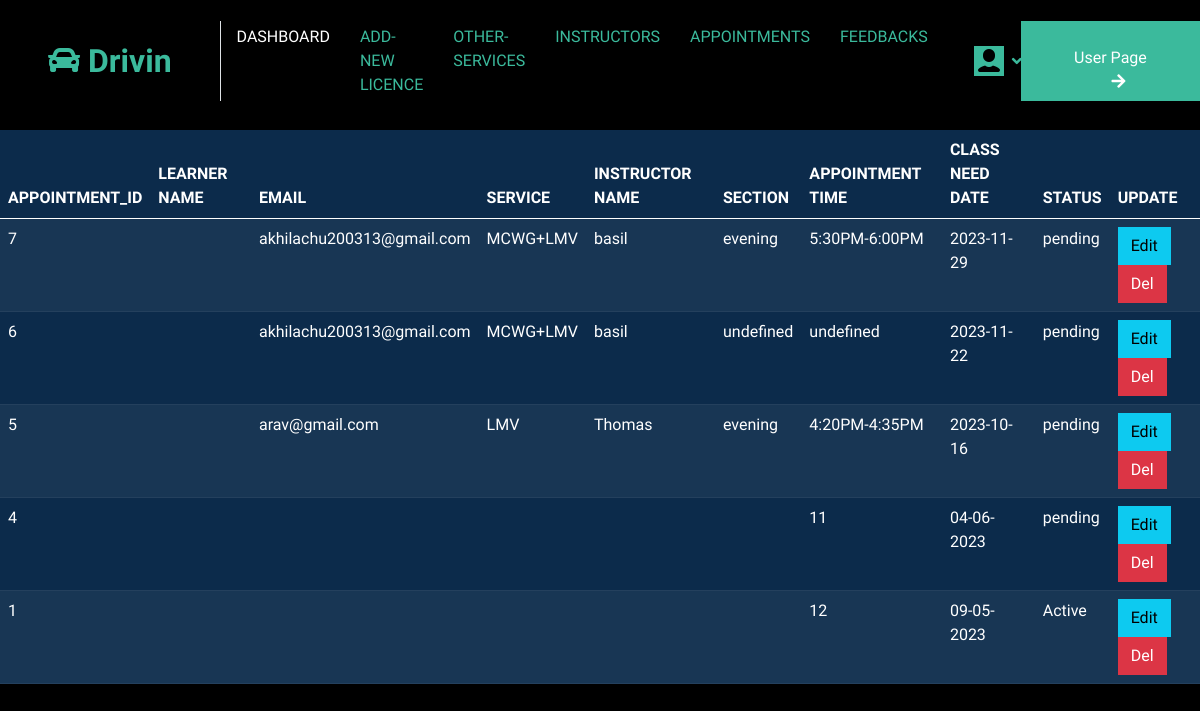
Before: /user-appointments.php (signed in) with the older database file.
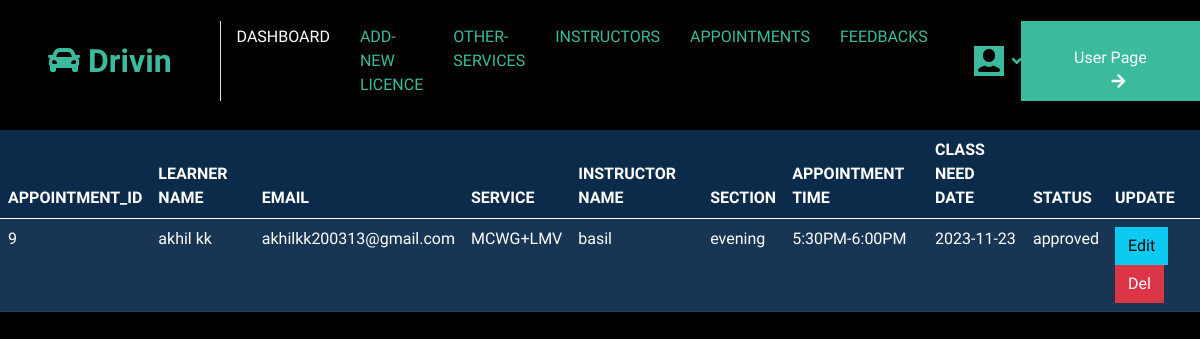
After: the same page with the newer database file.
### tables this page shows
CREATE TABLE `tbl_appointments` (
  `appointment_id` int(11) NOT NULL,
  `learner_id` int(11) NOT NULL,
  `user_email` varchar(255) NOT NULL,
  `service_id` int(11) NOT NULL,
  `instructor_id` varchar(255) NOT NULL,
  `section` varchar(30) NOT NULL,
  `appointment_time` varchar(255) NOT NULL,
  `status` varchar(20) NOT NULL,
  `classneed_date` varchar(255) NOT NULL,
  `created_at` timestamp NOT NULL DEFAULT current_timestamp()
);

CREATE TABLE `tbl_package` (
  `package_id` int(11) NOT NULL,
  `package_name` varchar(255) NOT NULL,
  `package_price` int(11) NOT NULL
);

CREATE TABLE `tbl_instructors` (
  `instructor_id` int(11) NOT NULL,
  `instructor_name` varchar(255) NOT NULL,
  `instructor_image` varchar(255) NOT NULL,
  `status` varchar(20) NOT NULL,
  `instructor_created_at` datetime NOT NULL
);

CREATE TABLE `tbl_learners_details` (
  `user_id` int(11) NOT NULL,
  `learner_id` int(11) NOT NULL,
  `full_name` varchar(255) DEFAULT NULL,
  `dob` date DEFAULT NULL,
  `phone_number` varchar(20) DEFAULT NULL,
  `blood_group` varchar(5) DEFAULT NULL,
  `photo` varchar(500) DEFAULT NULL,
  `birth_proof` varchar(255) DEFAULT NULL,
  `aadhaar_card` varchar(255) DEFAULT NULL,
  `eye_cert` varchar(500) DEFAULT NULL,
  `signature` varchar(255) NOT NULL,
  `package_id` int(11) NOT NULL,
  `application_status` varchar(50) NOT NULL,
  `payment_status` varchar(255) NOT NULL,
  `date1` text NOT NULL,
  `date2` varchar(255) NOT NULL,
  `date3` varchar(255) NOT NULL,
  `choosed_date` varchar(255) NOT NULL,
  `test_status` varchar(255) NOT NULL,
  `dl_test` varchar(255) NOT NULL,
  `driving_test_status` varchar(255) NOT NULL,
  `learners_test_status` varchar(255) NOT NULL
);

### user-appointments.php (the view, shortened to what this page needs)
<?php
include('connection.php');
function fetchTableData($conn, $tableName)
{
  $sql = "SELECT * FROM $tableName ORDER BY appointment_id DESC";
  $result = $conn->query($sql);
  $data = [];
  if ($result->num_rows > 0) {
    while ($row = $result->fetch_assoc()) {
      $data[] = $row;
    }
  }
  return $data;
}
$appointments=fetchTableData($conn,"tbl_appointments");
function fetchname($conn, $tableName, $colname, $id)
{
    $sql = "SELECT * FROM $tableName WHERE $colname = '$id'";
    $result = $conn->query($sql);
    $data = [];
    if ($result->num_rows > 0) {
        while ($row = $result->fetch_assoc()) {
            $data[] = $row;
        }
    }
    return $data;
}
?>
<!DOCTYPE html>
<html lang="en">
<head>
</head>
<body>
    <?php include('admin_menu.php'); ?>
    <div class="d-flex">
        <div class="orderList">
            <table class=" table table-dark table-striped shadow-lg ">
                <thead>
                    <tr>
                        <th>APPOINTMENT_ID</th>
                        <th>LEARNER NAME</th>
                        <th>EMAIL</th>
                        <th>SERVICE</th>
                        <th>INSTRUCTOR NAME</th>
                        <th>SECTION</th>
                        <th>APPOINTMENT TIME</th>
                        <th>CLASS NEED DATE</th>
                        <th>STATUS</th>
                        <th>UPDATE</th>
                    </tr>
                </thead>
                <tbody>
                    <?php foreach ($appointments as $index1 => $appointment) { ?>
                        <tr class="table-row <?= $index % 2 === 0 ? 'even' : 'odd'; ?>">
                            <td><?= $appointment['appointment_id']; ?></td>
                            <td><?php $l_id=$appointment['learner_id'];
                                $ns=fetchname($conn,'tbl_learners_details','learner_id',$l_id);
                                foreach ($ns as $index => $n) {
                                echo $n['full_name'];
                                }
                            ?></td>
                            <td><?= $appointment['user_email']; ?></td>
                            <td><?php $s_id= $appointment['service_id'];
                            $ss=fetchname($conn,'tbl_package','package_id',$s_id);
                            foreach ($ss as $index => $s) {
                                echo $s['package_name'];
                                } ?></td>
                            <td><?php $i_id=$appointment['instructor_id'];
                             $is=fetchname($conn,'tbl_instructors','instructor_id',$i_id);
                             foreach ($is as $index => $i) {
                                 echo $i['instructor_name'];
                                 }?></td>
                            <td><?= $appointment['section']; ?></td>
                            <td><?= $appointment['appointment_time']; ?></td>
                            <td><?= $appointment['classneed_date']; ?></td>
                            <td><?= $appointment['status']; ?></td>
                            <div class="d-flex">
                                <td class="wrapper">
                                    <a href="javascript:void(0);" class="btn btn-info" onclick="showEditForm('<?= $appointment['learner_id']; ?>','<?= $appointment['status'];?>')">Edit</a>
                                    <a href="<?= $_SERVER["PHP_SELF"] ?>?action=delete&learner_id=<?= $appointment['learner_id']; ?>" class="btn btn-danger">Del</a>
                                </td>
                            </div>
                        <?php } ?>
            </table>
        </div>
</body>
</html>

### admin_menu.php (shortened to what this page needs)
<!DOCTYPE html>
<html lang="en">
<head>
    <link href="https://cdnjs.cloudflare.com/ajax/libs/font-awesome/5.10.0/css/all.min.css" rel="stylesheet">
    <link href="https://cdn.jsdelivr.net/npm/bootstrap-icons@1.4.1/font/bootstrap-icons.css" rel="stylesheet">
    <link href="lib/animate/animate.min.css" rel="stylesheet">
    <link href="lib/owlcarousel/assets/owl.carousel.min.css" rel="stylesheet">
    <link href="css/bootstrap.min.css" rel="stylesheet">
    <link href="css/style.css" rel="stylesheet">
</head>
<body>
 <nav class="navbar navbar-expand-lg bg-white navbar-light sticky-top p-0">
        <a href="index.html" class="navbar-brand d-flex align-items-center border-end px-4 px-lg-5">
            <h2 class="m-0"><i class="fa fa-car text-primary me-2"></i>Drivin</h2>
        </a>
        <div class="collapse navbar-collapse" id="navbarCollapse">
            <div class="navbar-nav ms-auto p-4 p-lg-0">
                <a href="dashboard_mainpage.php" class="nav-item nav-link active">Dashboard</a>
                <a href="add_new_license.php" class="nav-item nav-link ">Add-New licence</a>
                <a href="add_services.php" class="nav-item nav-link ">Other-services</a>
                <a href="instructors.php" class="nav-item nav-link text-uppercase">Instructors</a>
                <a href="user-appointments.php" class="nav-item nav-link text-uppercase">Appointments</a>
                <a href="feedback.php" class="nav-item nav-link text-uppercase">Feedbacks</a>
            </div>
            <?php if(isset($_SESSION['name'])) { ?>
                <div class="nav-item dropdown">
                    <a href="#" class="nav-link dropdown-toggle" data-bs-toggle="dropdown"><img src="img/icons8-person-30.png" class="btn-primary img-fluid icon" alt=""></a>
                </div>
            <?php } else {
                ?>
                <a href="signup.php" class="btn btn-primary py-4 px-lg-5 d-none d-lg-block">login/signup<i class="fa fa-arrow-right ms-3"></i></a>
            <?php }?>
             <a href="index.php" class="btn btn-primary py-4 px-lg-5 d-none d-lg-block">User Page<i class="fa fa-arrow-right ms-3"></i></a>
        </div>
    </nav>
</body>
</html>

### css/style.css (style rules this page uses)
:root { --primary: #F3BD00; --secondary: #757575; --light: #F3F6F8; --dark: #0C2B4B; }
.nav-link { color:#3BBA9c }
.text-primary { color: #3BBA9c !important; }
.bg-white { background-color: #000; }
.btn { font-weight: 500; transition: .5s; }
.btn.btn-primary, .btn.btn-outline-primary:hover { color: #FFFFFF; }
.navbar.sticky-top { top: -100px; transition: .5s; }
.navbar .navbar-brand, .navbar a.btn { height: 80px }
.navbar .navbar-nav .nav-link { margin-right: 30px; padding: 25px 0; color: #3BBA9c; font-weight: 500; text-transform: uppercase; outline: none; }
.navbar .navbar-nav .nav-link:hover, .navbar .navbar-nav .nav-link.active { color: #fff; }
.navbar .dropdown-toggle::after { border: none; content: "\f107"; font-family: "Font Awesome 5 Free"; font-weight: 900; vertical-align: middle; margin-left: 8px; }

Changed rows visible on the page:
removed tbl_appointments: appointment_id "7", user_email "akhilachu200313@gmail.com", section "evening", appointment_time "5:30PM-6:00PM", classneed_date "2023-11-29", status "pending", tbl_package (package_name "MCWG+LMV"), tbl_instructors (instructor_name "basil")
removed tbl_appointments: appointment_id "6", user_email "akhilachu200313@gmail.com", section "undefined", appointment_time "undefined", classneed_date "2023-11-22", status "pending", tbl_package (package_name "MCWG+LMV"), tbl_instructors (instructor_name "basil")
removed tbl_appointments: appointment_id "5", user_email "arav@gmail.com", section "evening", appointment_time "4:20PM-4:35PM", classneed_date "2023-10-16", status "pending"
no longer on this page (row unchanged): tbl_package: package_name "LMV", shown under "5"
no longer on this page (row unchanged): tbl_instructors: instructor_name "Thomas", shown under "5"
removed tbl_appointments: appointment_id "4", appointment_time "11", classneed_date "04-06-2023", status "pending"
removed tbl_appointments: appointment_id "1", appointment_time "12", classneed_date "09-05-2023", status "Active"
added tbl_appointments: appointment_id "9", user_email "akhilkk200313@gmail.com", section "evening", appointment_time "5:30PM-6:00PM", classneed_date "2023-11-23", status "approved", tbl_package (package_name "MCWG+LMV"), tbl_instructors (instructor_name "basil")
added tbl_learners_details: full_name "akhil kk"
